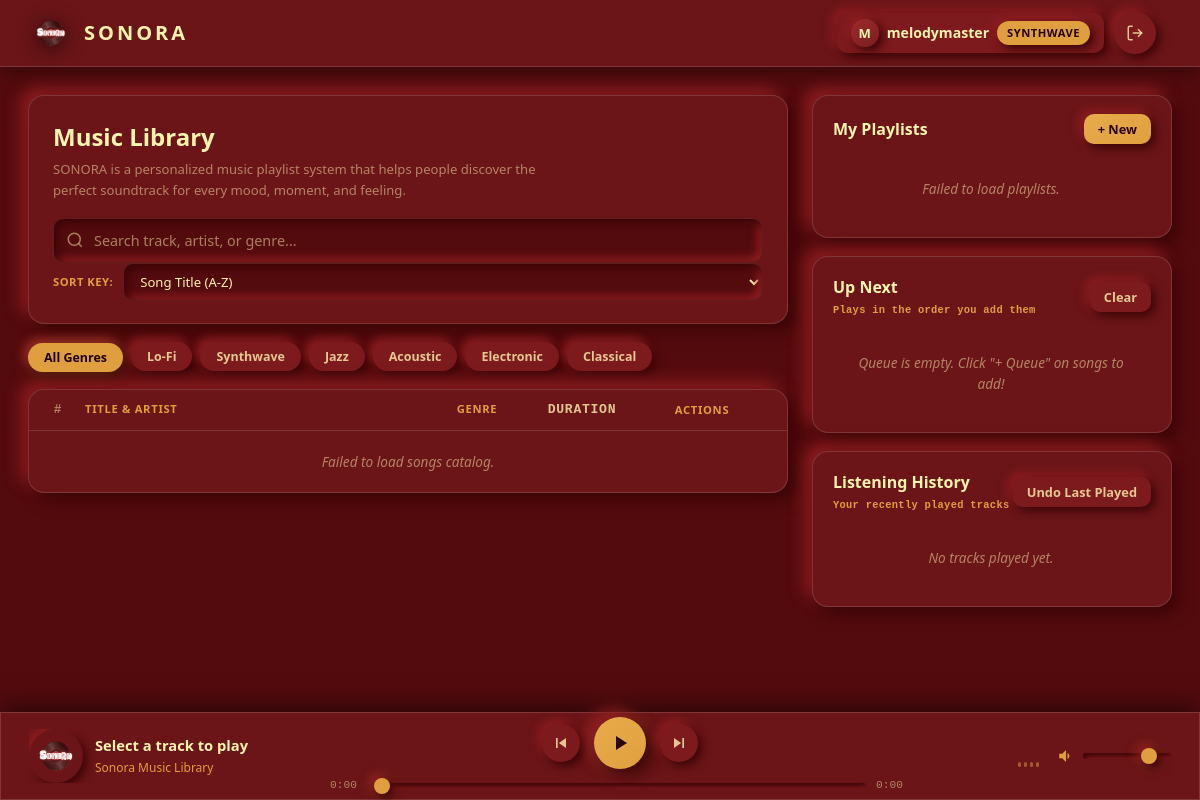
/dashboard (signed in), run on the app's committed database.
### tables this page shows
CREATE TABLE users (
            id INTEGER PRIMARY KEY AUTOINCREMENT,
            username TEXT UNIQUE NOT NULL,
            email TEXT UNIQUE NOT NULL,
            password_hash TEXT NOT NULL,
            role TEXT NOT NULL DEFAULT 'user',
            bio TEXT DEFAULT '',
            favorite_genre TEXT DEFAULT 'Lo-Fi',
            created_at TIMESTAMP DEFAULT CURRENT_TIMESTAMP
        );

### app.py (the view)
@app.route('/dashboard')
@login_required
def user_dashboard_page():
    user = database.get_user_by_id(session['user_id'])
    return render_template('user_dashboard.html', user=user)

### app.py (called while the page is built)
def login_required(f):
    @wraps(f)
    def decorated_function(*args, **kwargs):
        if 'user_id' not in session:
            return redirect(url_for('auth_page'))
        return f(*args, **kwargs)
    return decorated_function

### database.py (called while the page is built)
def get_db_connection() -> sqlite3.Connection:
    conn = sqlite3.connect(DB_PATH)
    conn.row_factory = sqlite3.Row
    conn.execute("PRAGMA foreign_keys = ON")
    return conn

def get_user_by_id(user_id: int) -> Optional[Dict[str, Any]]:
    conn = get_db_connection()
    user = conn.execute("SELECT id, username, email, role, bio, favorite_genre, created_at FROM users WHERE id = ?", (user_id,)).fetchone()
    conn.close()
    return dict(user) if user else None

### templates/user_dashboard.html (shortened to what this page needs)
<!DOCTYPE html>
<html lang="en">
<head>
  <link rel="stylesheet" href="{{ url_for('static', filename='css/neumorphism.css') }}">
  <link rel="stylesheet" href="{{ url_for('static', filename='css/user_dashboard.css') }}">
</head>
<body>
  <header class="app-navbar">
    <div class="nav-container">
      <div class="nav-brand" id="navLogoBtn" tabindex="0">
        <img src="{{ url_for('static', filename='images/sonora.png') }}" alt="Sonora Logo" class="nav-logo-img">
        <div class="brand-text">
          <span class="brand-name">SONORA</span>
        </div>
      </div>
      <div class="nav-user-actions">
        <a href="/settings" class="user-pill neu-btn" title="Edit Profile &amp; Settings">
          <span class="user-avatar-circle">{{ user.username[0]|upper }}</span>
          <span class="user-name">{{ user.username }}</span>
          <span class="neu-badge neu-badge-amber">{{ user.favorite_genre }}</span>
        </a>
        <a href="/logout" class="neu-btn neu-btn-icon" title="Sign Out">
          <svg viewBox="0 0 24 24" width="18" height="18" stroke="currentColor" fill="none" stroke-width="2">
            <path d="M9 21H5a2 2 0 0 1-2-2V5a2 2 0 0 1 2-2h4"/>
            <polyline points="16 17 21 12 16 7"/>
            <line x1="21" y1="12" x2="9" y2="12"/>
          </svg>
        </a>
      </div>
    </div>
  </header>
  <main class="main-dashboard container">
    <section class="catalog-section" id="catalogSection">
      <div class="dsa-control-panel neu-card">
        <div class="dsa-panel-header">
          <div class="header-left">
            <h2>Music Library</h2>
            <p class="subtitle">SONORA is a personalized music playlist system that helps people discover the<br>perfect soundtrack for every mood, moment, and feeling.</p>
          </div>
        </div>
        <div class="dsa-filters-grid">
          <div class="search-box">
            <div class="input-with-icon">
              <input type="text" id="searchInput" class="neu-input" placeholder="Search track, artist, or genre...">
            </div>
          </div>
          <div class="sort-box">
            <div class="filter-row">
              <label class="filter-label">Sort Key:</label>
              <select id="sortKeySelect" class="neu-select select-compact">
                <option value="title">Song Title (A-Z)</option>
              </select>
            </div>
          </div>
        </div>
      </div>
      <div class="genre-bar" id="genreBar">
        <button class="genre-pill neu-btn active" data-genre="all">All Genres</button>
        <button class="genre-pill neu-btn" data-genre="Lo-Fi">Lo-Fi</button>
        <button class="genre-pill neu-btn" data-genre="Synthwave">Synthwave</button>
        <button class="genre-pill neu-btn" data-genre="Jazz">Jazz</button>
        <button class="genre-pill neu-btn" data-genre="Acoustic">Acoustic</button>
        <button class="genre-pill neu-btn" data-genre="Electronic">Electronic</button>
        <button class="genre-pill neu-btn" data-genre="Classical">Classical</button>
      </div>
      <div class="songs-table-container neu-card">
        <div class="table-header-row">
          <span class="col-index">#</span>
          <span class="col-title">Title &amp; Artist</span>
          <span class="col-genre">Genre</span>
          <span class="col-duration">Duration</span>
          <span class="col-actions">Actions</span>
        </div>
        <div class="songs-list" id="songsListContainer">
        </div>
      </div>
    </section>
    <aside class="sidebar-section">
      <div class="sidebar-card neu-card">
        <div class="card-header-flex">
          <h3>My Playlists</h3>
          <button class="neu-btn neu-btn-amber btn-sm" id="btnOpenCreatePlaylistModal">+ New</button>
        </div>
        <div class="playlists-list" id="playlistsContainer">
        </div>
      </div>
      <div class="sidebar-card neu-card">
          <div class="card-header-flex">
            <div>
              <h3>Up Next</h3>
              <span class="card-sub-badge">Plays in the order you add them</span>
            </div>
            <button class="neu-btn btn-sm" id="btnClearQueue" title="Clear all queued songs">Clear</button>
          </div>
        <div class="queue-list" id="queueContainer">
          <div class="empty-note">Queue is empty. Click "+ Queue" on songs to add!</div>
        </div>
      </div>
      <div class="sidebar-card neu-card">
          <div class="card-header-flex">
            <div>
              <h3>Listening History</h3>
              <span class="card-sub-badge">Your recently played tracks</span>
            </div>
            <button class="neu-btn btn-sm" id="btnUndoStack" title="Undo / Remove last played track">Undo Last Played</button>
          </div>
        <div class="history-list" id="historyContainer">
          <div class="empty-note">No tracks played yet.</div>
        </div>
      </div>
    </aside>
  </main>
  <footer class="player-bar neu-card">
    <div class="player-container">
      <div class="player-song-info">
        <div class="player-cover-disc" id="playerCoverDisc">
          <img src="{{ url_for('static', filename='images/sonora.png') }}" alt="Sonora Disc" class="player-disc-img">
        </div>
        <div class="song-meta">
          <div class="song-meta-title" id="playerTitle">Select a track to play</div>
          <div class="song-meta-artist" id="playerArtist">Sonora Music Library</div>
        </div>
      </div>
      <div class="player-center">
        <div class="player-buttons">
          <button class="player-ctrl-btn neu-btn neu-btn-icon" id="btnPlayerPrev" title="Previous Song">
            <svg viewBox="0 0 24 24" width="20" height="20" fill="currentColor">
              <path d="M6 6h2v12H6zm3.5 6l8.5 6V6z"/>
            </svg>
          </button>
          <button class="player-play-btn neu-btn neu-btn-amber neu-btn-icon" id="btnPlayerPlay" title="Play / Pause">
            <svg id="playIconSvg" viewBox="0 0 24 24" width="24" height="24" fill="currentColor">
              <path d="M8 5v14l11-7z"/>
            </svg>
          </button>
          <button class="player-ctrl-btn neu-btn neu-btn-icon" id="btnPlayerNext" title="Next Song">
            <svg viewBox="0 0 24 24" width="20" height="20" fill="currentColor">
              <path d="M6 18l8.5-6L6 6v12zM16 6v12h2V6h-2z"/>
            </svg>
          </button>
        </div>
        <div class="player-scrubber-row">
          <span class="time-label" id="playerCurrentTime">0:00</span>
          <input type="range" class="neu-slider" id="playerProgress" min="0" max="100" value="0">
          <span class="time-label" id="playerTotalTime">0:00</span>
        </div>
      </div>
      <div class="player-right">
        <div class="sound-wave" id="soundWave">
          <span class="wave-bar"></span>
          <span class="wave-bar"></span>
          <span class="wave-bar"></span>
          <span class="wave-bar"></span>
        </div>
        <div class="volume-box">
          <svg viewBox="0 0 24 24" width="18" height="18" fill="currentColor">
            <path d="M3 9v6h4l5 5V4L7 9H3zm13.5 3c0-1.77-1.02-3.29-2.5-4.03v8.05c1.48-.73 2.5-2.25 2.5-4.02z"/>
          </svg>
          <input type="range" class="neu-slider volume-slider" id="playerVolume" min="0" max="100" value="80">
        </div>
      </div>
    </div>
  </footer>
</body>
</html>

### static/css/neumorphism.css (style rules this page uses)
:root { --bg: #540B0E; --surface: #6b1518; --surface-2: #7c1a1d; --surface-3: #8e2022; --burgundy: #540B0E; --rust: #9E2A2B; --amber: #E09F3E; --cream: #FFF3B0; --cream-70: rgba(255,243,176,.80); --cream-40: rgba(255,243,176,.50); --cream-15: rgba(255,255,255,.14); --shadow-dark: #3a0507; --shadow-light: #921e22; --neu-sm: 4px 4px 10px var(--shadow-dark), -4px -4px 10px var(--shadow-light); --neu-md: 7px 7px 16px var(--shadow-dark), -7px -7px 16px var(--shadow-light); --neu-lg: 11px 11px 24px var(--shadow-dark),-11px -11px 24px var(--shadow-light); --neu-in: inset 4px 4px 9px var(--shadow-dark), inset -4px -4px 9px var(--shadow-light); --neu-in-sm: inset 2px 2px 5px var(--shadow-dark), inset -2px -2px 5px var(--shadow-light); --amber-glow: 0 0 18px rgba(224,159,62,.28); --r-xs: 6px; --r-sm: 10px; --r-md: 16px; --r-lg: 22px; --r-xl: 30px; --r-full: 9999px; --font: 'Segoe UI', system-ui, -apple-system, sans-serif; --mono: 'Consolas', 'Fira Code', monospace; --t: all .22s cubic-bezier(.4,0,.2,1); --t-spring: transform .3s cubic-bezier(.34,1.56,.64,1); }
*, *::before, *::after { box-sizing: border-box; margin: 0; padding: 0; }
html { scroll-behavior: smooth; }
body { font-family: var(--font); background: var(--bg); color: var(--cream); min-height: 100vh; line-height: 1.55; -webkit-font-smoothing: antialiased; }
a { color: inherit; text-decoration: none; }
button { font-family: inherit; cursor: pointer; }
select option { background: var(--surface); color: var(--cream); }
.container { max-width: 1380px; margin: 0 auto; padding: 0 28px; }
.neu-card { background: var(--surface); border-radius: var(--r-md); box-shadow: var(--neu-md); border: 1px solid var(--cream-15); transition: var(--t); }
.neu-btn { display: inline-flex; align-items: center; justify-content: center; gap: 12px; background: var(--surface-2); color: var(--cream-70); border: none; border-radius: var(--r-sm); padding: 12px 24px; font-size: .9rem; font-weight: 600; box-shadow: var(--neu-sm); transition: var(--t); user-select: none; white-space: nowrap; }
.neu-btn:active, .neu-btn.active { box-shadow: var(--neu-in-sm); transform: translateY(1px); color: var(--amber); }
.neu-btn-amber { background: linear-gradient(145deg, #e8ac4a, var(--amber)); color: #260204; font-weight: 700; }
.neu-btn-icon { width: 42px; height: 42px; border-radius: var(--r-full); padding: 0; }
.btn-sm { padding: 6px 14px; font-size: .8rem; }
.neu-input, .neu-select, .neu-textarea { width: 100%; background: var(--bg); border: 1px solid rgba(255,243,176,.07); border-radius: var(--r-sm); padding: 12px 16px; color: var(--cream); font-family: inherit; font-size: .9rem; box-shadow: var(--neu-in); outline: none; transition: var(--t); resize: vertical; }
.neu-input::placeholder, .neu-textarea::placeholder { color: var(--cream-40); }
.neu-slider { -webkit-appearance: none; appearance: none; width: 100%; height: 6px; border-radius: var(--r-full); background: var(--bg); box-shadow: var(--neu-in-sm); outline: none; cursor: pointer; }
.neu-badge { display: inline-flex; align-items: center; padding: 3px 10px; border-radius: var(--r-full); font-size: .7rem; font-weight: 700; text-transform: uppercase; letter-spacing: .5px; white-space: nowrap; box-shadow: var(--neu-sm); }
.neu-badge-amber { background: var(--amber); color: #260204; }
.nav-container { max-width: 1380px; margin: 0 auto; padding: 0 28px; display: grid; grid-template-columns: auto 1fr auto; align-items: center; gap: 16px; }
.nav-brand { display: inline-flex; align-items: center; gap: 10px; cursor: pointer; outline: none; transition: var(--t-spring); }
.nav-logo-img { width: 46px; height: 46px; object-fit: contain; filter: drop-shadow(0 3px 10px rgba(0,0,0,.65)); transition: var(--t); flex-shrink: 0; }
.brand-text { display: inline-flex; flex-direction: column; line-height: 1.1; }
.brand-name { font-size: 1.25rem; font-weight: 900; letter-spacing: 3px; color: var(--cream); }
.loading-state, .empty-note { text-align: center; padding: 20px 12px; font-size: .85rem; color: var(--cream-40); font-style: italic; }

### data on the page
users: username "M", username "melodymaster", favorite_genre "SYNTHWAVE"
